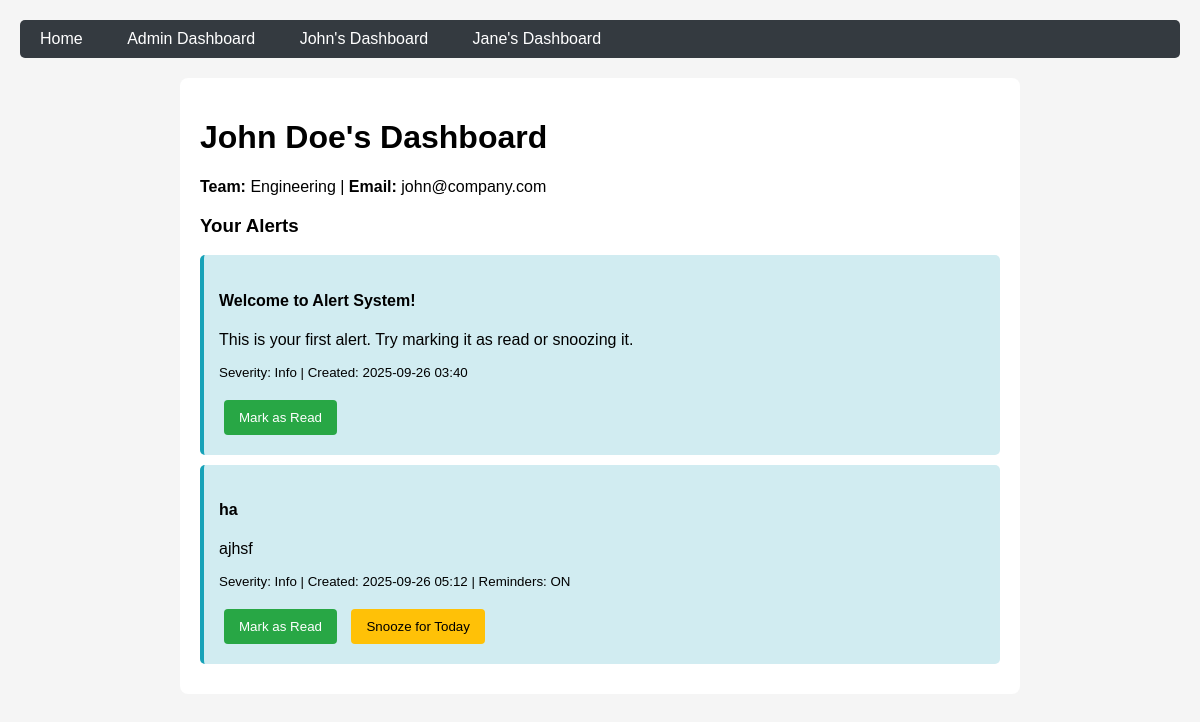
/dashboard/2, run on the app's committed database.
### app.py (models this page shows, shortened)
class User(db.Model):
    id = db.Column(db.Integer, primary_key=True)
    name = db.Column(db.String(100), nullable=False)
    email = db.Column(db.String(120), unique=True, nullable=False)
    is_admin = db.Column(db.Boolean, default=False)
    team_id = db.Column(db.Integer, db.ForeignKey('team.id'), nullable=True)
    last_login = db.Column(db.DateTime, default=datetime.utcnow)

class Team(db.Model):
    id = db.Column(db.Integer, primary_key=True)
    name = db.Column(db.String(100), nullable=False)
    users = db.relationship('User', backref='team', lazy=True)

class Alert(db.Model):
    id = db.Column(db.Integer, primary_key=True)
    title = db.Column(db.String(200), nullable=False)
    message = db.Column(db.Text, nullable=False)
    severity = db.Column(db.String(20), nullable=False, default='Info')
    created_at = db.Column(db.DateTime, default=datetime.utcnow)
    is_active = db.Column(db.Boolean, default=True)
    reminders_enabled = db.Column(db.Boolean, default=True)
    visibility_type = db.Column(db.String(20), nullable=False)
    target_team_id = db.Column(db.Integer, db.ForeignKey('team.id'), nullable=True)
    target_user_id = db.Column(db.Integer, db.ForeignKey('user.id'), nullable=True)
    created_by = db.Column(db.Integer, db.ForeignKey('user.id'), nullable=False)

### app.py (the view)
@app.route('/dashboard/<int:user_id>')
def user_dashboard(user_id):
    user = User.query.get_or_404(user_id)
    user.last_login = datetime.utcnow()
    db.session.commit()
    visible_alerts = get_user_alerts(user)
    new_alerts = []
    for alert in visible_alerts:
        if alert.created_at > (datetime.utcnow() - timedelta(minutes=5)):
            new_alerts.append({
                'id': alert.id,
                'title': alert.title,
                'message': alert.message,
                'severity': alert.severity,
                'created_at': alert.created_at.strftime('%Y-%m-%d %H:%M')
            })
    return render_template('user_dashboard.html', user=user, alerts=visible_alerts, new_alerts=new_alerts)

### app.py (called while the page is built)
def get_user_alerts(user):
    alerts = []
    org_alerts = Alert.query.filter_by(visibility_type='org', is_active=True).all()
    alerts.extend(org_alerts)
    if user.team_id:
        team_alerts = Alert.query.filter_by(visibility_type='team', target_team_id=user.team_id, is_active=True).all()
        alerts.extend(team_alerts)
    user_alerts = Alert.query.filter_by(visibility_type='user', target_user_id=user.id, is_active=True).all()
    alerts.extend(user_alerts)
    return alerts

### templates/user_dashboard.html (shortened to what this page needs)
{% extends "base.html" %}
{% block content %}
<h1>{{ user.name }}'s Dashboard</h1>
<p><strong>Team:</strong> {{ user.team.name if user.team else 'No Team' }} | <strong>Email:</strong> {{ user.email }}</p>
<h3>Your Alerts</h3>
{% if alerts %}
    {% for alert in alerts %}
    <div class="alert alert-{{ alert.severity.lower() }}" data-alert-id="{{ alert.id }}">
        <h4>{{ alert.title }}</h4>
        <p>{{ alert.message }}</p>
        <small style="display: block; margin-bottom: 15px;">
            Severity: {{ alert.severity }} |
            Created: {{ alert.created_at.strftime('%Y-%m-%d %H:%M') }}
            {% if alert.reminders_enabled %}| Reminders: ON{% endif %}
        </small>
        <div>
            <button onclick="markRead({{ alert.id }}, {{ user.id }})" class="btn btn-success">
                Mark as Read
            </button>
            {% if alert.reminders_enabled %}
            <button onclick="snoozeAlert({{ alert.id }}, {{ user.id }})" class="btn btn-warning">
                Snooze for Today
            </button>
            {% endif %}
        </div>
    </div>
    {% endfor %}
{% else %}
    <div style="text-align: center; padding: 40px; background-color: #f8f9fa;">
        <h4>No alerts for you!</h4>
        <p>You're all caught up.</p>
    </div>
{% endif %}
{% endblock %}

### templates/base.html (style rules this page uses)
body { font-family: Arial, sans-serif; margin: 20px; background-color: #f5f5f5; }
.alert { padding: 15px; margin: 10px 0; border-radius: 5px; position: relative; }
.alert-info { background-color: #d1ecf1; border-left: 4px solid #17a2b8; }
.btn { padding: 10px 15px; margin: 5px; border: none; border-radius: 4px; cursor: pointer; }
.btn-success { background-color: #28a745; color: white; }
.btn-warning { background-color: #ffc107; color: black; }

### data on the page
User: name "John Doe", email "john@company.com"
Team: team "Engineering"
Alert: title "Welcome to Alert System!", message "This is your first alert. Try marking it as read or snoozing it.", severity "Info", created_at "2025-09-26 03:40"
Alert: title "ha", message "ajhsf", severity "Info", created_at "2025-09-26 05:12", reminders_enabled "| Reminders: ON"
